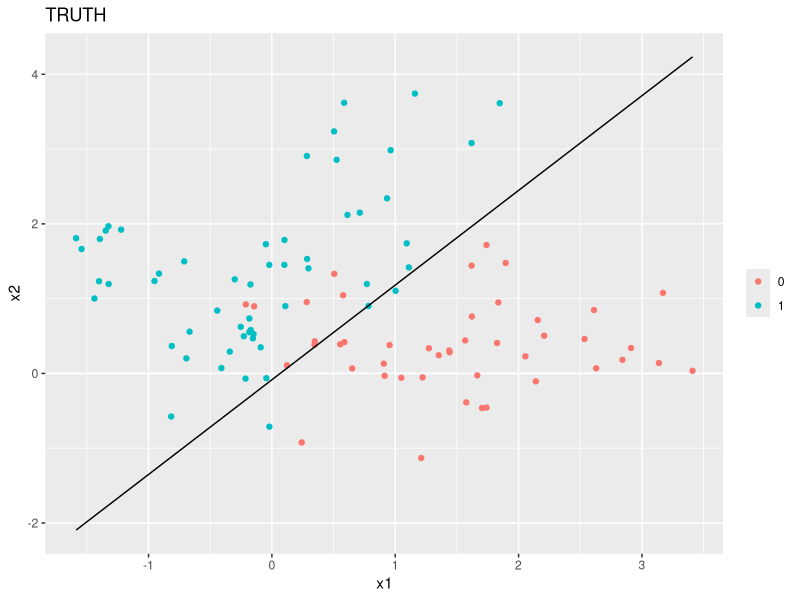
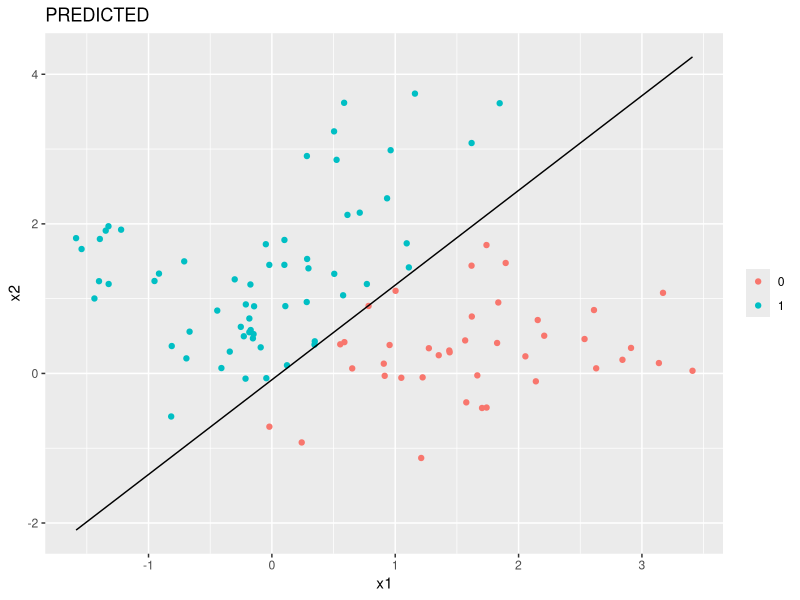
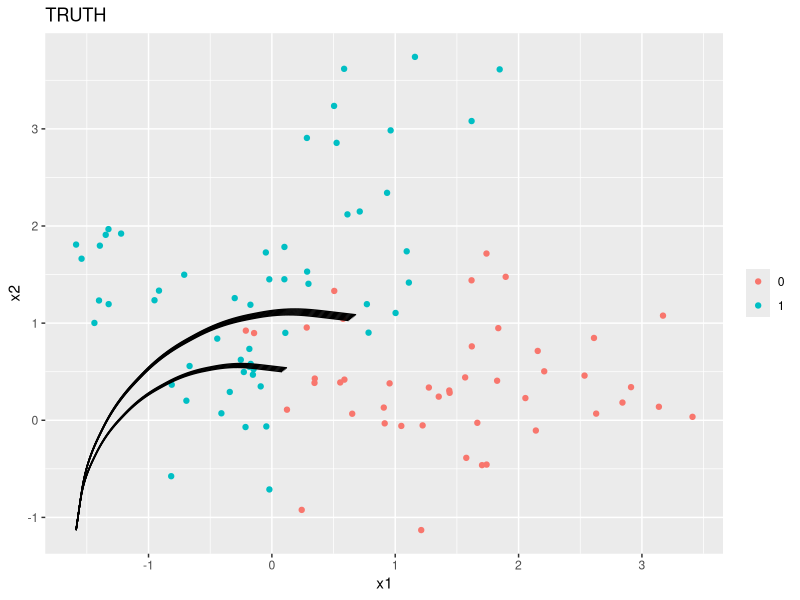

The R source for these figures, in order:
# Chapter 2 Normal Mixture Models Simulation
# Alexander Durbin
# Worry about optimization later

rm(list = ls())

library(tidyverse)
library(MASS)

set.seed(12345)


# Generate Data -----------------------------------------------------------

# generate centroids
mu <- c(1, 0)
sigma <- diag(1, nrow = 2)
center <- mvrnorm(n = 5, mu = mu, Sigma = sigma)
centroids <- tibble(x1 = center[, 1], x2 = center[, 2], class = rep(0, 5))


mu <- c(0, 1)
center <- mvrnorm(n = 5, mu = mu, Sigma = sigma)
tmp <- tibble(x1 = center[, 1], x2 = center[, 2], class = rep(1, 5))

centroids <- bind_rows(centroids, tmp)

# generate data

my_data <- tibble(x1 = rep(0, 100), x2 = rep(0, 100), class = rep(NA, 100),
                  subclass = rep(NA, 100))

# make this a function with apply statement later
for (i in 1:nrow(my_data)) {
  
  row_index <- sample(1:10, 1)
  
  new_point <- mvrnorm(n = 1,
                       mu = c(centroids$x1[row_index], centroids$x2[row_index]),
                       Sigma = sigma / 5) 
  
  my_data$x1[i] = new_point[1]
  my_data$x2[i] = new_point[2]
  my_data$class[i] = centroids$class[row_index]
  my_data$subclass[i] = row_index
  
}


# Least squares classification and error rates ----------------------------

# linear model using x1, x2 to predict 0,1 response
lmfit <- lm(class ~ x1 + x2, data = my_data)

# create model matrix
tmp <- my_data %>% 
  dplyr::select(x1, x2) %>% 
  mutate(intercept = rep(1, nrow(my_data))) %>% 
  dplyr::select(intercept, x1, x2)

# predicted values
my_data$yhat <- as.matrix(tmp) %*% coefficients(lmfit)

# encoding of classes
my_data <- my_data %>% 
  mutate(pred_class = ifelse(yhat > 0.5, 1, 0))

my_data <- my_data %>% 
  mutate(x1_seq = seq(min(x1), max(x1), length.out = nrow(my_data))) %>% 
  mutate(x2_seq = (0.5 - coefficients(lmfit)[1] - coefficients(lmfit)[2] * x1_seq) / coefficients(lmfit)[3])

# plot data by class
ggplot(data = my_data) +
  geom_point(mapping = aes(x = x1, y = x2, color = factor(class))) +
  theme(legend.title=element_blank()) +
  ggtitle('TRUTH') +
  geom_line(mapping = aes(x = x1_seq, y = x2_seq))

ggplot(data = my_data) +
  geom_point(mapping = aes(x = x1, y = x2, color = factor(pred_class))) +
  theme(legend.title=element_blank()) +
  ggtitle('PREDICTED') +
  geom_line(mapping = aes(x = x1_seq, y = x2_seq))

# Get terms for confusion matrix as in HW0

a <- my_data %>% 
  filter(class == 0, pred_class == 0) %>% 
  nrow()

b <- my_data %>% 
  filter(class == 0, pred_class == 1) %>% 
  nrow()

c <- my_data %>% 
  filter(class == 1, pred_class == 0) %>% 
  nrow()

d <- my_data %>% 
  filter(class == 1, pred_class == 1) %>% 
  nrow()

f_pos <- b / (a + b)
f_neg <- c / (c + d)


# Optimal separating boundary ---------------------------------------------

# generate sequences for calculating class probabilities and plotting
x1_seq <- seq(min(my_data$x1), max(my_data$x1), by = 0.01)
x2_seq <- seq(min(my_data$x2), max(my_data$x2), length.out = length(x1_seq))
seq_mat <- cbind(x1_seq, x2_seq)

# function to compute the normal density given data and centroid
norm_den <- function(vec, cent){
  
  diff <- vec - cent
  diff <- as.matrix(diff)
  thing <- exp((-5 / 2) * diff %*% t(diff))
  return(thing)
  
}

# class 1 numerator and denominator storage
c1_num <- matrix(data = 0, ncol = 5, nrow = length(x1_seq))
c1_den <- matrix(data = 0, ncol = 10, nrow = length(x1_seq))

# loop through the centroids and fill each column of c1_num with the density
# for that particular centroid
for(i in 1:5){
  c1_num[, i] <- apply(seq_mat, 1, function(g) norm_den(g, centroids[i, 1:2]))
}

# do the same except for all 10 centroids
for(i in 1:10){
  c1_den[, i] <- apply(seq_mat, 1, function(g) norm_den(g, centroids[i, 1:2]))
}

# now sum across the rows
c1_num <- apply(c1_num, 1, sum)
c1_den <- apply(c1_den, 1, sum)

# make a dataframe and add column of the probabilities derived in class
# make a new column of 1 - class 1 probs = class 2 probs
seq_mat <- as.tibble(seq_mat) %>%
  mutate(class_1_probs = c1_num/c1_den) %>% 
  mutate(class_2_probs = 1 - class_1_probs)
  
# find observations where class probabilites are approximately equal
seq_mat <- seq_mat %>% 
  filter(abs(class_1_probs - class_2_probs) < 5e-2)

# failed plot attempt
ggplot() +
  geom_point(data = my_data, mapping = aes(x = x1, y = x2, color = factor(class))) +
  theme(legend.title=element_blank()) +
  ggtitle('TRUTH') +
  geom_curve(data = seq_mat, mapping = aes(x = x1_seq, y = x2_seq, xend = min(my_data$x1), yend = min(my_data$x2)))
  
